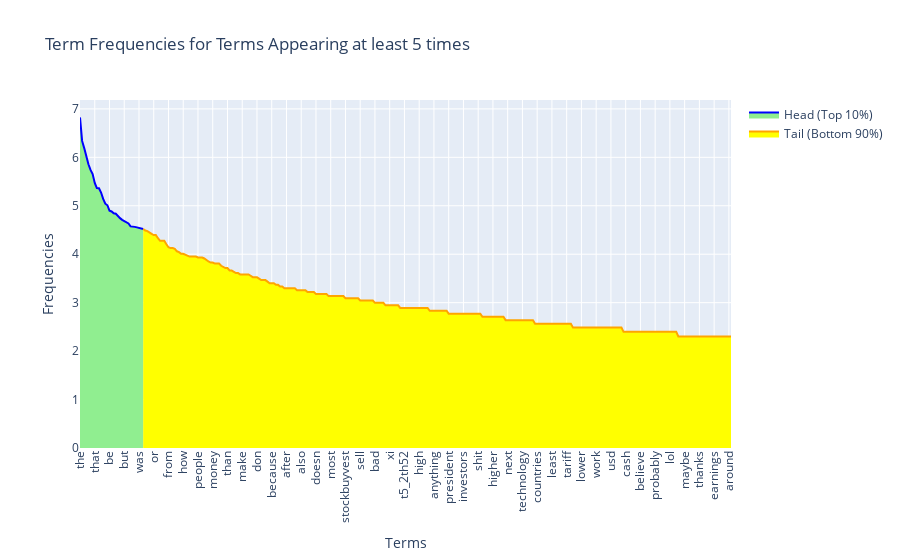

Notebook code cell kept with this figure:
### Code cell
# ex15
term_freq_log =np.array([math.log(freq) if freq > 0 else 0 for freq in term_freq])
df_index = np.where(term_freq >= 10)[0] # 1000只是個範例，可以根據需求調整
term_freq_df = pd.DataFrame({'term': count_vect.get_feature_names_out()[df_index], 'frequency': term_freq_log[df_index]})
term_freq_df = term_freq_df.sort_values(by='frequency', ascending=False).reset_index(drop=True)
# 定義分界點
head_tail_point = int(len(term_freq_df) * 0.1)  # 例如前10%為head
fig = go.Figure()
fig.add_trace(go.Scatter(x=term_freq_df['term'][:head_tail_point], 
                         y=term_freq_df['frequency'][:head_tail_point],
                         mode='lines',
                         fill='tozeroy',
                         fillcolor='lightgreen',
                         name='Head (Top 10%)',
                         marker=dict(color='blue', size=8)))
fig.add_trace(go.Scatter(x=term_freq_df['term'][head_tail_point-1:],
                         y=term_freq_df['frequency'][head_tail_point-1:],
                         mode='lines',
                         fill='tozeroy',
                         fillcolor='yellow',
                         name='Tail (Bottom 90%)',
                         marker=dict(color='orange', size=6, opacity=0.5)))
fig.update_layout(title='Term Frequencies for Terms Appearing at least 5 times',
                  xaxis_title='Terms', yaxis_title='Frequencies', xaxis_tickangle=-90)
fig.show()

### Figure 1 — Plotly figure (JSON) as saved in the notebook; plotly's stock layout.template omitted (floating-point values rounded to 4 significant figures; data arrays with more than 128 entries replaced by an {"elided": "..."} marker saying what was removed)
{"data": [{"fill": "tozeroy", "fillcolor": "lightgreen", "marker": {"color": "blue", "size": 8}, "mode": "lines", "name": "Head (Top 10%)", "type": "scatter", "x": ["the", "to", "and", "is", "it", "of", "in", "that", "for", "this", "you", "on", "are", "they", "be", "he", "will", "with", "if", "as", "market", "but", "not", "so", "all", "have", "us", "just", "was", "trump", "at"], "y": [6.824, 6.339, 6.19, 5.996, 5.858, 5.74, 5.656, 5.472, 5.366, 5.361, 5.273, 5.142, 5.043, 5.011, 4.898, 4.883, 4.844, 4.836, 4.779, 4.745, 4.71, 4.682, 4.673, 4.635, 4.575, 4.575, 4.564, 4.554, 4.543, 4.522, 4.522]}, {"fill": "tozeroy", "fillcolor": "yellow", "marker": {"color": "orange", "opacity": 0.5, "size": 6}, "mode": "lines", "name": "Tail (Bottom 90%)", "type": "scatter", "x": {"elided": "280 str values"}, "y": {"elided": "280 float values"}}], "layout": {"title": {"text": "Term Frequencies for Terms Appearing at least 5 times"}, "xaxis": {"tickangle": -90, "title": {"text": "Terms"}}, "yaxis": {"title": {"text": "Frequencies"}}}}
